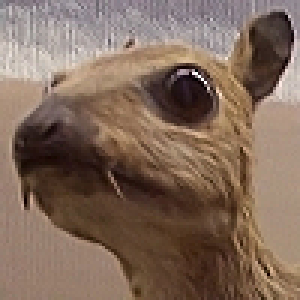
#> input picture class01/homework/SHJung/hw6_CNN/image.png, 100 x 100 px, given in place of image.jpg, which was not available (shown 3 times larger)
$ jupyter execute HW4_python.ipynb
#> lines starting #> are read from the running program, lines starting #| are printed output that depends on the picture; pictures that were not available may be replaced by others from this repository, and a replacement may not be noted
[cell 1]
tuple = ('A','B')
new_tuple = tuple + ('C',)

print(type(new_tuple))
print(new_tuple)

[cell 2]
n = int(input("정수를 입력하시오 : \n"))
#> the answer given: 3

matrix = [[0] * n for _ in range(n)]

start_num = 1

for i in range(n):
    for j in range(n):
        matrix[i][j] = start_num
        start_num += 1

for row in matrix:
    print(row)

[cell 3]
import numpy as np

n = int(input("정수를 입력하시오 : \n"))
#> the answer given: 3

matrix = [[0] * n for _ in range(n)]

start_num = 1

for i in range(n):
    for j in range(n):
        matrix[i][j] = start_num
        start_num += 1

matrix_np = np.array(matrix)

reshaped_arr = matrix_np.reshape((1,n*n))
print(reshaped_arr)

[cell 4]
import numpy as np
import cv2

image_path = r'/home/han/workspace/vector/image.jpg'
image= cv2.imread(image_path)
#> image is the input picture: shape (100, 100, 3); mean B, G, R 91.2, 106.1, 129.1
print(image.shape)
#| (100, 100, 3)


image_expanded = np.expand_dims(image, axis=0)
imge = np.transpose(image_expanded, (0, 3, 1, 2))

print(imge.shape)
#| (1, 3, 100, 100)

[cell 5]
import cv2
import numpy as np

image_path = r'/home/han/workspace/vector/image.jpg'
img = cv2.imread(image_path,cv2.IMREAD_GRAYSCALE)
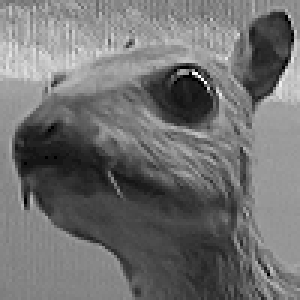
#> img: shape (100, 100) (shown 3 times larger); min 0, max 255, mean 112.5
kernel = np.array([[1,1,1],[1,-8,1],[1,1,1]])
output = cv2.filter2D(img,-1,kernel)
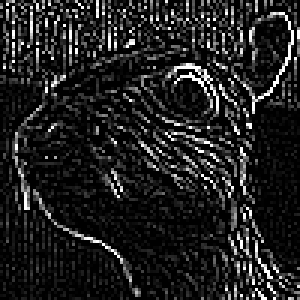
#> output: shape (100, 100) (shown 3 times larger); min 0, max 255, mean 32.4
width = img.shape[1]
#> width = 100
height = img.shape[0]
#> height = 100
pad_width = 1
pad_height = 1

padded_img = np.zeros((height+pad_height*2,width+pad_width*2))
padded_img[pad_height:pad_height+height,pad_width:pad_width+width] = img
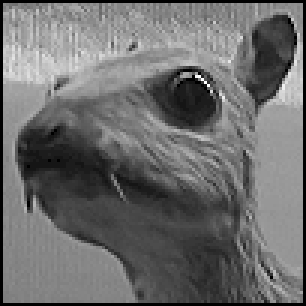
#> padded_img: shape (102, 102) float64 (shown 3 times larger); min 0, max 255, mean 108.1

filter_img = np.zeros((height,width))

for i in range(height):
    for j in range(width):
        region = padded_img[i:i+3,j:j+3]
        filter_img[i,j] = np.sum(kernel*region/9)
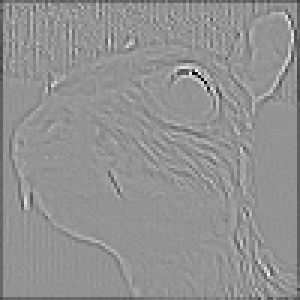
#> filter_img: shape (100, 100) float64 (shown 3 times larger); min -149.4, max 108.1, mean -1.8; drawn with min black and max white


cv2.imshow('filtered image',filter_img)
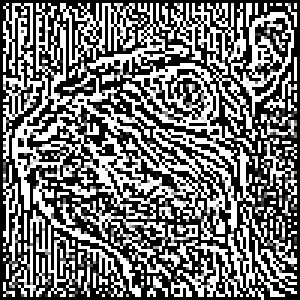
#> window 'filtered image': shape (100, 100) (shown 3 times larger); min 0, max 255, mean 113.5
cv2.imshow('real flter',output)
cv2.waitKey(0)
cv2.destroyAllWindows()
#cv2.imshow('edge',output)
#cv2.waitKey(0)
